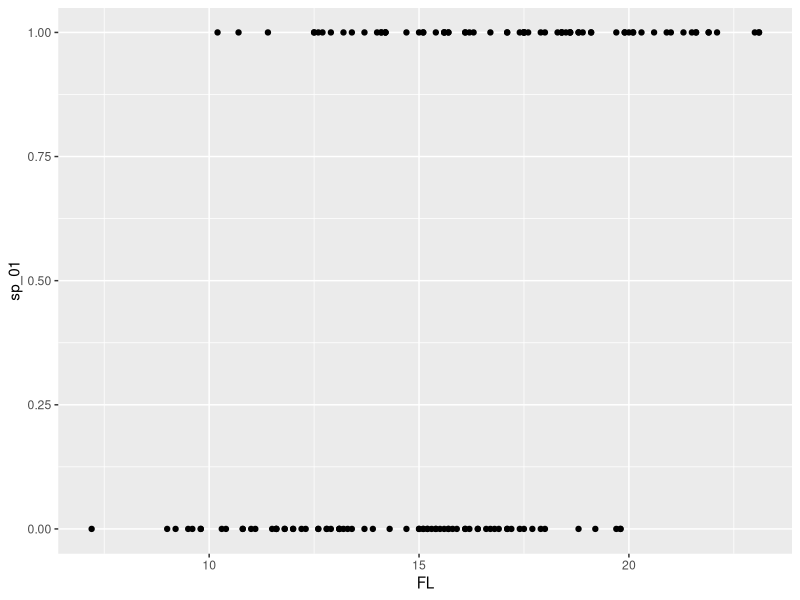
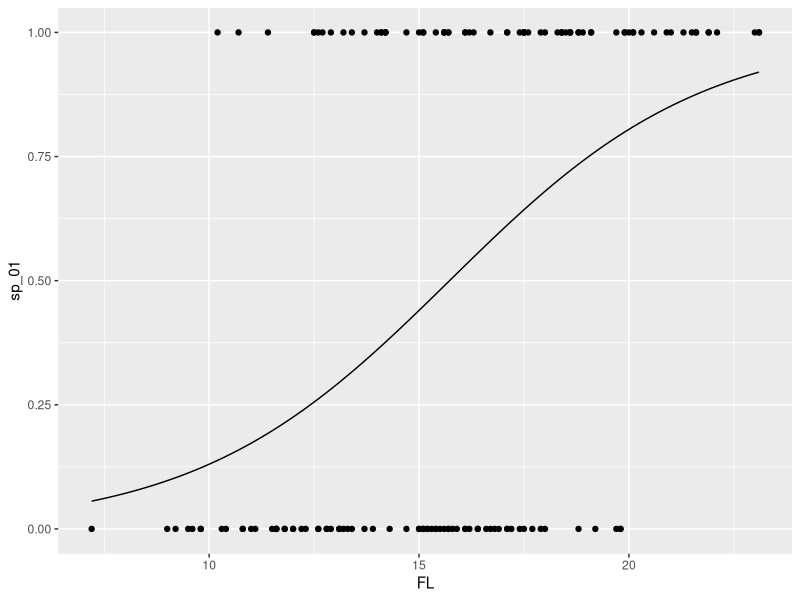
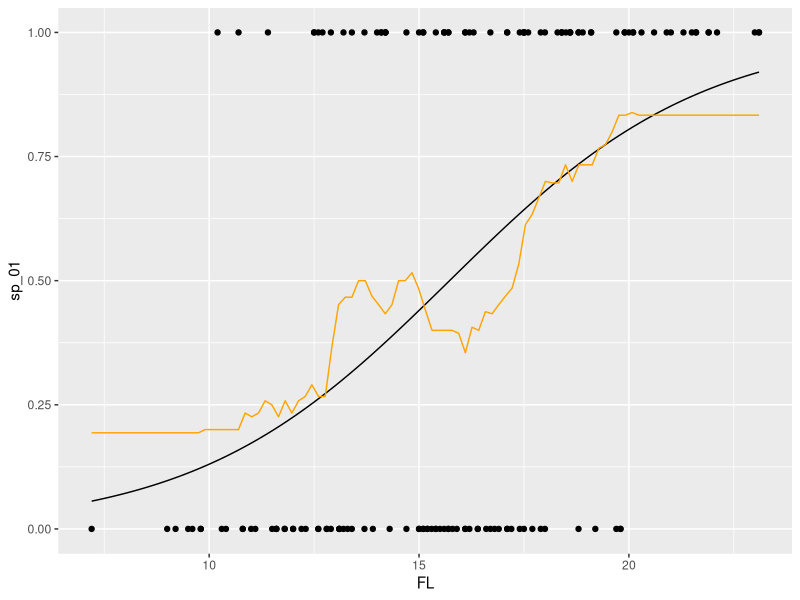

The R script that drew these images, in order:
## ---- chunk 1
library(MASS)
library(ggplot2)
library(dplyr)
library(caret)
set.seed(478)
crabs <- MASS::crabs[sample.int(nrow(crabs)), ]
crabs <- crabs %>% dplyr::select(-index)
## ---- chunk 2
crabs <- crabs %>%
  mutate(
    sp_01 = ifelse(sp == "O", 1, 0)
  )

head(crabs)
dim(crabs)
## ---- chunk 3
set.seed(64781) # seed generated at random.org

train_inds <- caret::createDataPartition(crabs$sp, p = 0.75)

train_crabs <- crabs %>% dplyr::slice(train_inds[[1]])
test_crabs <- crabs %>% dplyr::slice(-train_inds[[1]])
## ---- chunk 4
ggplot(data = train_crabs, mapping = aes(x = FL, y = sp_01)) +
  geom_point()
## ---- chunk 5
logistic_fit <- train(
  form = sp ~ FL,
  data = train_crabs,
  family = "binomial", # this is an argument to glm; response is 0 or 1, binomial
  method = "glm", # method for fit; "generalized linear model"
  trControl = trainControl(method = "none")
)
## ---- chunk 6
summary(logistic_fit$finalModel)
## ---- chunk 7
predict_logistic_probs <- function(x, sp) {
  f_hats <- predict(logistic_fit, newdata = data.frame(FL = x), type = "prob")
  f_hats[[sp]]
}

ggplot(data = train_crabs, mapping = aes(x = FL, y = sp_01)) +
  geom_point() +
  stat_function(fun = predict_logistic_probs,
    args = list(sp = "O")) +
  ylim(0, 1)
## ---- chunk 8
knn_fit <- train(
  form = sp ~ FL,
  data = train_crabs,
  method = "knn",
  preProcess = "scale",
  trControl = trainControl(method = "none"),
  tuneGrid = data.frame(k = 30)
)

predict_knn <- function(x, sp) {
  f_hats <- predict(knn_fit, newdata = data.frame(FL = x), type = "prob")
  f_hats[[sp]]
}

ggplot(data = train_crabs, mapping = aes(x = FL, y = sp_01)) +
  geom_point() +
  stat_function(fun = predict_logistic_probs,
    args = list(sp = "O")) +
  stat_function(fun = predict_knn,
    args = list(sp = "O"), color = "orange") +
  ylim(0, 1)

## ---- chunk 9
predict(logistic_fit, newdata = data.frame(FL = 20), type = "prob")
## ---- chunk 10
test_sp_hat <- predict(logistic_fit, newdata = test_crabs, type = "raw")
test_sp_hat
mean(test_crabs$sp != test_sp_hat)
